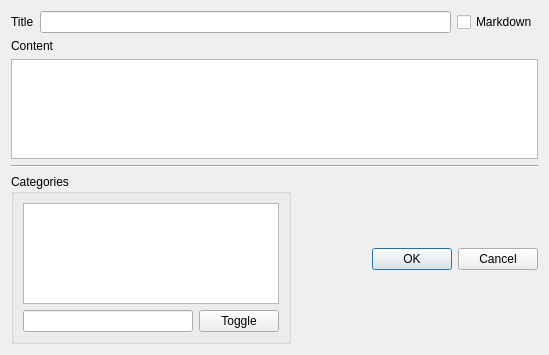
<?xml version="1.0" encoding="UTF-8"?>
<ui version="4.0">
 <class>Dialog</class>
 <widget class="QDialog" name="Dialog">
  <property name="geometry">
   <rect>
    <x>0</x>
    <y>0</y>
    <width>549</width>
    <height>355</height>
   </rect>
  </property>
  <property name="windowTitle">
   <string>Dialog</string>
  </property>
  <layout class="QGridLayout" name="gridLayout">
   <item row="3" column="1">
    <widget class="QDialogButtonBox" name="buttonBox">
     <property name="orientation">
      <enum>Qt::Horizontal</enum>
     </property>
     <property name="standardButtons">
      <set>QDialogButtonBox::Cancel|QDialogButtonBox::Ok</set>
     </property>
    </widget>
   </item>
   <item row="0" column="0" colspan="2">
    <layout class="QHBoxLayout" name="horizontalLayout">
     <item>
      <widget class="QLabel" name="label">
       <property name="text">
        <string>Title</string>
       </property>
      </widget>
     </item>
     <item>
      <widget class="QLineEdit" name="lineEdit"/>
     </item>
     <item>
      <widget class="QCheckBox" name="checkBox">
       <property name="text">
        <string>Markdown</string>
       </property>
      </widget>
     </item>
    </layout>
   </item>
   <item row="1" column="0" colspan="2">
    <layout class="QVBoxLayout" name="verticalLayout">
     <item>
      <widget class="QLabel" name="label_2">
       <property name="text">
        <string>Content</string>
       </property>
      </widget>
     </item>
     <item>
      <widget class="QPlainTextEdit" name="plainTextEdit"/>
     </item>
    </layout>
   </item>
   <item row="3" column="0">
    <widget class="QGroupBox" name="groupBox">
     <property name="title">
      <string>Categories</string>
     </property>
     <layout class="QGridLayout" name="gridLayout_2">
      <item row="0" column="0" colspan="2">
       <widget class="QListWidget" name="listWidget"/>
      </item>
      <item row="1" column="0">
       <widget class="QLineEdit" name="lineEdit_2"/>
      </item>
      <item row="1" column="1">
       <widget class="QPushButton" name="pushButton">
        <property name="text">
         <string>Toggle</string>
        </property>
       </widget>
      </item>
     </layout>
    </widget>
   </item>
   <item row="2" column="0" colspan="2">
    <widget class="Line" name="line">
     <property name="orientation">
      <enum>Qt::Horizontal</enum>
     </property>
    </widget>
   </item>
  </layout>
  <zorder>buttonBox</zorder>
  <zorder>line</zorder>
  <zorder>groupBox</zorder>
 </widget>
 <resources/>
 <connections>
  <connection>
   <sender>buttonBox</sender>
   <signal>accepted()</signal>
   <receiver>Dialog</receiver>
   <slot>accept()</slot>
   <hints>
    <hint type="sourcelabel">
     <x>248</x>
     <y>254</y>
    </hint>
    <hint type="destinationlabel">
     <x>157</x>
     <y>274</y>
    </hint>
   </hints>
  </connection>
  <connection>
   <sender>buttonBox</sender>
   <signal>rejected()</signal>
   <receiver>Dialog</receiver>
   <slot>reject()</slot>
   <hints>
    <hint type="sourcelabel">
     <x>316</x>
     <y>260</y>
    </hint>
    <hint type="destinationlabel">
     <x>286</x>
     <y>274</y>
    </hint>
   </hints>
  </connection>
 </connections>
</ui>
